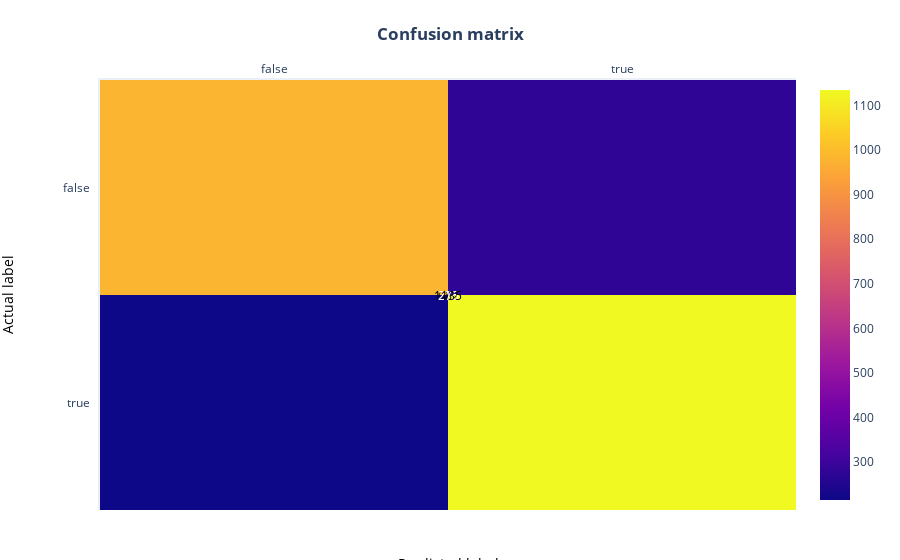
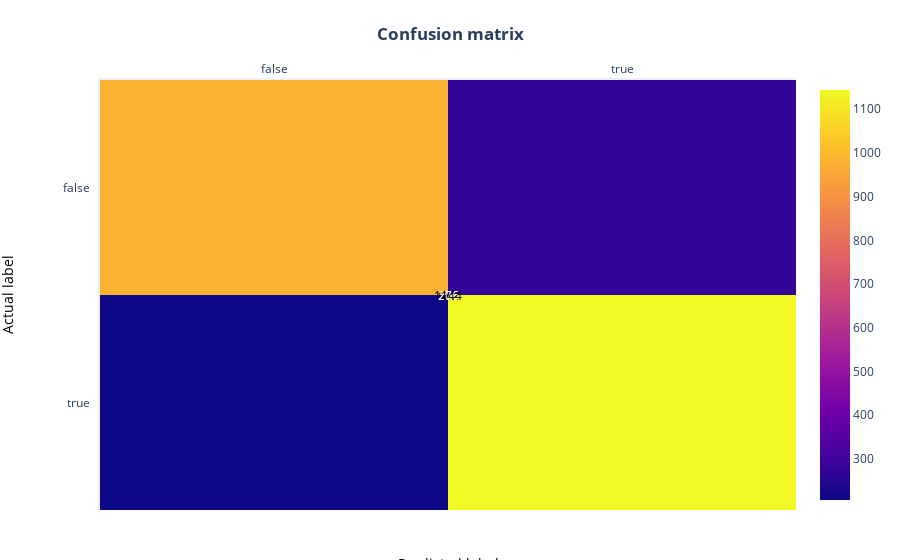
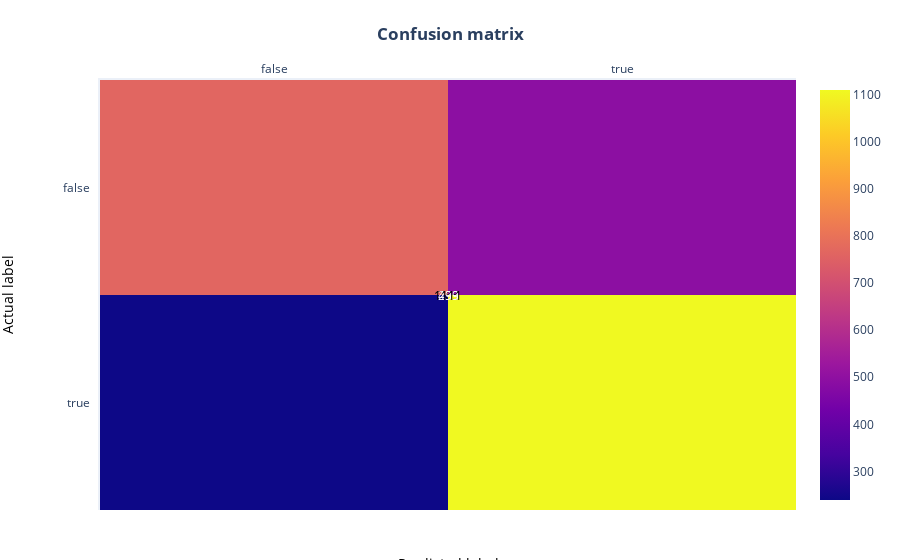

Here is the notebook cell these charts were saved with, in order:
### Code cell
print('Modelo de Bosque aleatorio')
matrix_confusion(model_rf,X_train_OneHot, X_valid_OneHot, y_train, y_valid)
print('Modelo de aumento del gradiente')
matrix_confusion_Xgboost(model,X_train_xgb, X_valid_xgb, y_train, y_valid)
print('KNN')
matrix_confusion(clf,X_train_knn, X_valid_knn, y_train, y_valid)

### Figure 1 — Plotly figure (JSON) as saved in the notebook; plotly's stock layout.template omitted (floating-point values rounded to 4 significant figures)
{"data": [{"colorscale": [[0, "#0d0887"], [0.1111, "#46039f"], [0.2222, "#7201a8"], [0.3333, "#9c179e"], [0.4444, "#bd3786"], [0.5556, "#d8576b"], [0.6667, "#ed7953"], [0.7778, "#fb9f3a"], [0.8889, "#fdca26"], [1, "#f0f921"]], "reversescale": false, "showscale": true, "type": "heatmap", "x": [false, true], "y": [false, true], "z": [[982, 276], [215, 1135]]}], "layout": {"annotations": [{"font": {"color": "#000000"}, "showarrow": false, "text": "982", "x": false, "xref": "x", "y": false, "yref": "y"}, {"font": {"color": "#FFFFFF"}, "showarrow": false, "text": "276", "x": true, "xref": "x", "y": false, "yref": "y"}, {"font": {"color": "#FFFFFF"}, "showarrow": false, "text": "215", "x": false, "xref": "x", "y": true, "yref": "y"}, {"font": {"color": "#000000"}, "showarrow": false, "text": "1135", "x": true, "xref": "x", "y": true, "yref": "y"}, {"font": {"color": "black", "size": 14}, "showarrow": false, "text": "Predicted label", "x": 0.5, "xref": "paper", "y": -0.15, "yref": "paper"}, {"font": {"color": "black", "size": 14}, "showarrow": false, "text": "Actual label", "textangle": -90, "x": -0.15, "xref": "paper", "y": 0.5, "yref": "paper"}], "margin": {"b": 50, "l": 100, "r": 20, "t": 80}, "title": {"text": "<b>Confusion matrix</b>"}, "xaxis": {"dtick": 1, "gridcolor": "rgb(0, 0, 0)", "side": "top", "ticks": ""}, "yaxis": {"categoryorder": "category descending", "dtick": 1, "ticks": "", "ticksuffix": "  "}}}

### Figure 2 — Plotly figure (JSON) as saved in the notebook; plotly's stock layout.template omitted (floating-point values rounded to 4 significant figures)
{"data": [{"colorscale": [[0, "#0d0887"], [0.1111, "#46039f"], [0.2222, "#7201a8"], [0.3333, "#9c179e"], [0.4444, "#bd3786"], [0.5556, "#d8576b"], [0.6667, "#ed7953"], [0.7778, "#fb9f3a"], [0.8889, "#fdca26"], [1, "#f0f921"]], "reversescale": false, "showscale": true, "type": "heatmap", "x": [false, true], "y": [false, true], "z": [[982, 276], [206, 1144]]}], "layout": {"annotations": [{"font": {"color": "#000000"}, "showarrow": false, "text": "982", "x": false, "xref": "x", "y": false, "yref": "y"}, {"font": {"color": "#FFFFFF"}, "showarrow": false, "text": "276", "x": true, "xref": "x", "y": false, "yref": "y"}, {"font": {"color": "#FFFFFF"}, "showarrow": false, "text": "206", "x": false, "xref": "x", "y": true, "yref": "y"}, {"font": {"color": "#000000"}, "showarrow": false, "text": "1144", "x": true, "xref": "x", "y": true, "yref": "y"}, {"font": {"color": "black", "size": 14}, "showarrow": false, "text": "Predicted label", "x": 0.5, "xref": "paper", "y": -0.15, "yref": "paper"}, {"font": {"color": "black", "size": 14}, "showarrow": false, "text": "Actual label", "textangle": -90, "x": -0.15, "xref": "paper", "y": 0.5, "yref": "paper"}], "margin": {"b": 50, "l": 100, "r": 20, "t": 80}, "title": {"text": "<b>Confusion matrix</b>"}, "xaxis": {"dtick": 1, "gridcolor": "rgb(0, 0, 0)", "side": "top", "ticks": ""}, "yaxis": {"categoryorder": "category descending", "dtick": 1, "ticks": "", "ticksuffix": "  "}}}

### Figure 3 — Plotly figure (JSON) as saved in the notebook; plotly's stock layout.template omitted (floating-point values rounded to 4 significant figures)
{"data": [{"colorscale": [[0, "#0d0887"], [0.1111, "#46039f"], [0.2222, "#7201a8"], [0.3333, "#9c179e"], [0.4444, "#bd3786"], [0.5556, "#d8576b"], [0.6667, "#ed7953"], [0.7778, "#fb9f3a"], [0.8889, "#fdca26"], [1, "#f0f921"]], "reversescale": false, "showscale": true, "type": "heatmap", "x": [false, true], "y": [false, true], "z": [[765, 493], [239, 1111]]}], "layout": {"annotations": [{"font": {"color": "#000000"}, "showarrow": false, "text": "765", "x": false, "xref": "x", "y": false, "yref": "y"}, {"font": {"color": "#FFFFFF"}, "showarrow": false, "text": "493", "x": true, "xref": "x", "y": false, "yref": "y"}, {"font": {"color": "#FFFFFF"}, "showarrow": false, "text": "239", "x": false, "xref": "x", "y": true, "yref": "y"}, {"font": {"color": "#000000"}, "showarrow": false, "text": "1111", "x": true, "xref": "x", "y": true, "yref": "y"}, {"font": {"color": "black", "size": 14}, "showarrow": false, "text": "Predicted label", "x": 0.5, "xref": "paper", "y": -0.15, "yref": "paper"}, {"font": {"color": "black", "size": 14}, "showarrow": false, "text": "Actual label", "textangle": -90, "x": -0.15, "xref": "paper", "y": 0.5, "yref": "paper"}], "margin": {"b": 50, "l": 100, "r": 20, "t": 80}, "title": {"text": "<b>Confusion matrix</b>"}, "xaxis": {"dtick": 1, "gridcolor": "rgb(0, 0, 0)", "side": "top", "ticks": ""}, "yaxis": {"categoryorder": "category descending", "dtick": 1, "ticks": "", "ticksuffix": "  "}}}
